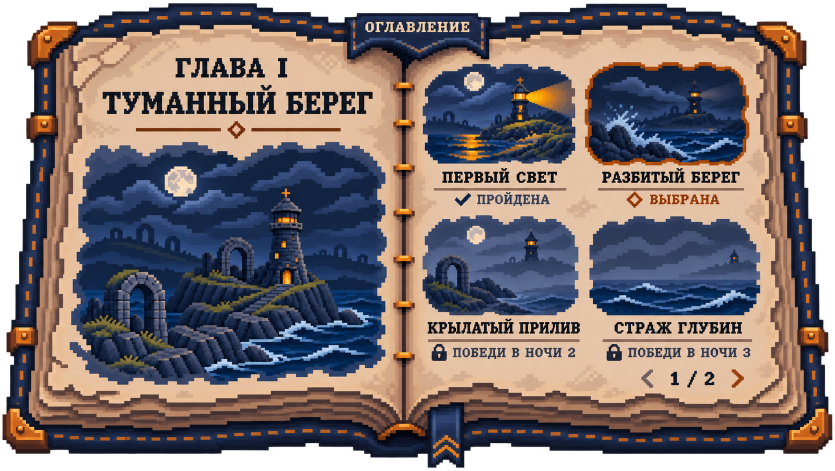
#> input picture art/concepts/chronicle-books-2026-11-18/campaign-desktop-sheet-1.png, 1670 x 941 px (shown at 1/2 size); its folder holds 4 pictures in this run
$ python prepare-chronicle-book.py
#> lines starting #> are read from the running program, lines starting #| are printed output that depends on the picture
"""Export the runtime layers from the approved chronicle PNGs.

Run with Python 3, Pillow and NumPy from any directory:
    python tools/assets/prepare-chronicle-book.py
"""

from collections import deque
from pathlib import Path

import numpy as np
from PIL import Image, ImageDraw, ImageFilter


ROOT = Path(__file__).resolve().parents[2]
REFERENCES = ROOT / "art/concepts/chronicle-books-2026-11-18"
OUTPUT = ROOT / "public/images/chronicle/book"

SHEET = "campaign-desktop-sheet-1"
SECOND_SHEET = "campaign-desktop-sheet-2"
CAMPAIGN_MOBILE = "campaign-mobile-portrait"
TRIALS = "trials-desktop"
TRIALS_MOBILE = "trials-mobile-portrait"

# Crop coordinates are left, top, right, bottom in the original PNG.
ART = {
    "chapter-misty-shore": (SHEET, (137, 282, 777, 772), False),
    "chapter-misty-shore-wide": (CAMPAIGN_MOBILE, (96, 342, 855, 699), False),
    "first-light": (SHEET, (842, 125, 1158, 337), False),
    "broken-shore": (SHEET, (1165, 121, 1505, 337), True),
    "winged-tide": (SHEET, (840, 425, 1162, 634), False),
    "abyss-warden": (SHEET, (1173, 425, 1524, 634), False),
    "far-shore": (SECOND_SHEET, (845, 124, 1156, 336), False),
    "rescue-trial": (TRIALS, (842, 123, 1156, 336), True),
    "armored-front": (TRIALS, (1168, 124, 1503, 333), False),
    "sky-siege": (TRIALS, (843, 429, 1160, 637), False),
    "cross-current": (TRIALS, (1173, 429, 1524, 637), False),
    "rescue-trial-feature": (TRIALS, (137, 282, 777, 735), False),
    "rescue-trial-feature-wide": (TRIALS_MOBILE, (96, 340, 855, 693), False),
}

SPREAD_PAINT = [
    ART[name][1] for name in (
        "rescue-trial-feature", "rescue-trial", "armored-front", "sky-siege",
        "cross-current",
    )
]
SPREAD_TYPE = [
    (196, 107, 747, 227), (258, 240, 698, 281), (216, 744, 707, 779),
    (854, 339, 1146, 419), (1172, 337, 1509, 421),
    (849, 640, 1169, 726), (1189, 640, 1527, 725),
]
PORTRAIT_PAINT = [
    ART["rescue-trial-feature-wide"][1],
    (99, 770, 459, 987), (481, 772, 855, 987),
    (98, 1096, 461, 1301), (479, 1097, 858, 1301),
]
PORTRAIT_TYPE = [
    (147, 145, 816, 286), (210, 296, 748, 345), (113, 693, 843, 759),
    (113, 985, 461, 1093), (490, 985, 852, 1094),
    (103, 1298, 468, 1424), (485, 1298, 855, 1424),
]


def read(stem):
#> called with stem = 'campaign-desktop-sheet-1'
    with Image.open(REFERENCES / f"{stem}.png") as source:
#> source is the input picture: PIL image 1670x941 RGBA; mean R, G, B, A 98.7, 88.1, 88.9, 224
        return source.convert("RGBA")


# [39 lines left out: functions pigments, fill_enclosed, connected_center, not called in this run]


def save(image, name):
    image.save(OUTPUT / (name + ".png"), optimize=True)


# [138 lines left out: functions export_art, export_unlit, box_blur, paper_texture, erase_print, export_bookmark, not called in this run]


def main():
    OUTPUT.mkdir(parents=True, exist_ok=True)
    sources = {
        stem: read(stem)
        for stem in (SHEET, SECOND_SHEET, CAMPAIGN_MOBILE, TRIALS, TRIALS_MOBILE)
    }
#> call 2 of read, with stem = 'campaign-desktop-sheet-2'
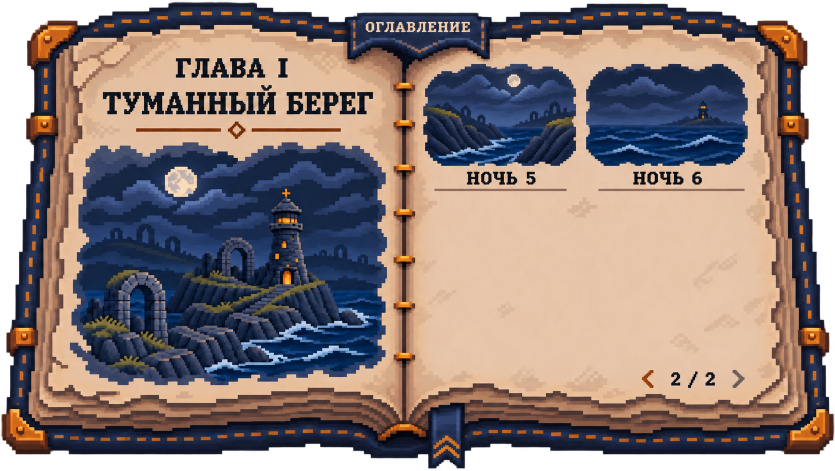
#> input picture art/concepts/chronicle-books-2026-11-18/campaign-desktop-sheet-2.png, 1670 x 942 px (shown at 1/2 size)
#> in read, source is the input picture: PIL image 1670x942 RGBA; mean R, G, B, A 114.7, 99.7, 96.2, 224.5
#> call 3 of read, with stem = 'campaign-mobile-portrait'
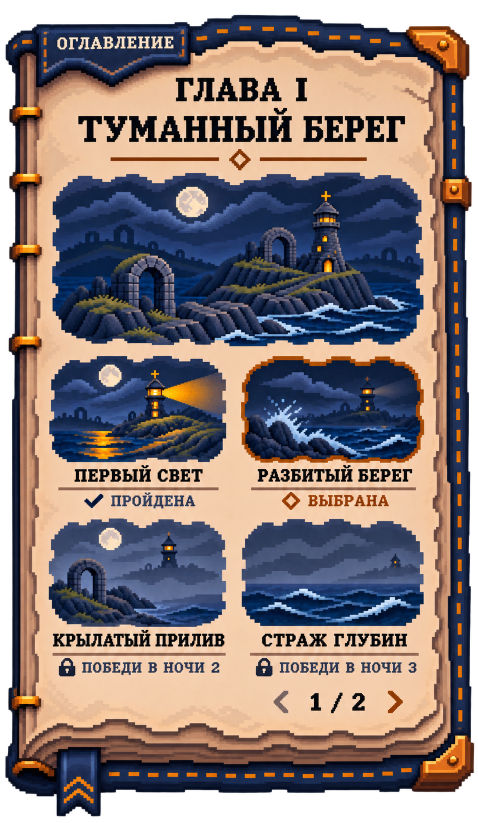
#> input picture art/concepts/chronicle-books-2026-11-18/campaign-mobile-portrait.png, 956 x 1646 px (shown at 1/2 size)
#> in read, source is the input picture: PIL image 956x1646 RGBA; mean R, G, B, A 108.8, 96, 95, 225.3
    export_art(sources)
    export_bookmark(sources[SHEET])
    paper = sources[SECOND_SHEET]
    spread = erase_print(sources[TRIALS], SPREAD_PAINT, SPREAD_TYPE, paper)
    # The second sheet has unprinted original paper below the card row.
    # Preserve its detailed physical paper marks on the right-hand face.
    clean_right = Image.new("L", spread.size)
    ImageDraw.Draw(clean_right).rectangle((874, 408, 1490, 713), fill=255)
    clean_right = clean_right.filter(ImageFilter.GaussianBlur(12))
    spread.paste(paper, (0, 0), clean_right)
    save(spread, "spread")

    portrait = Image.new("RGBA", (956, 1646))
    portrait.paste(sources[TRIALS_MOBILE], (0, 0))
    save(erase_print(portrait, PORTRAIT_PAINT, PORTRAIT_TYPE, paper), "portrait")


if __name__ == "__main__":
#> (the run stopped early here; a loop or call above may not have finished)
